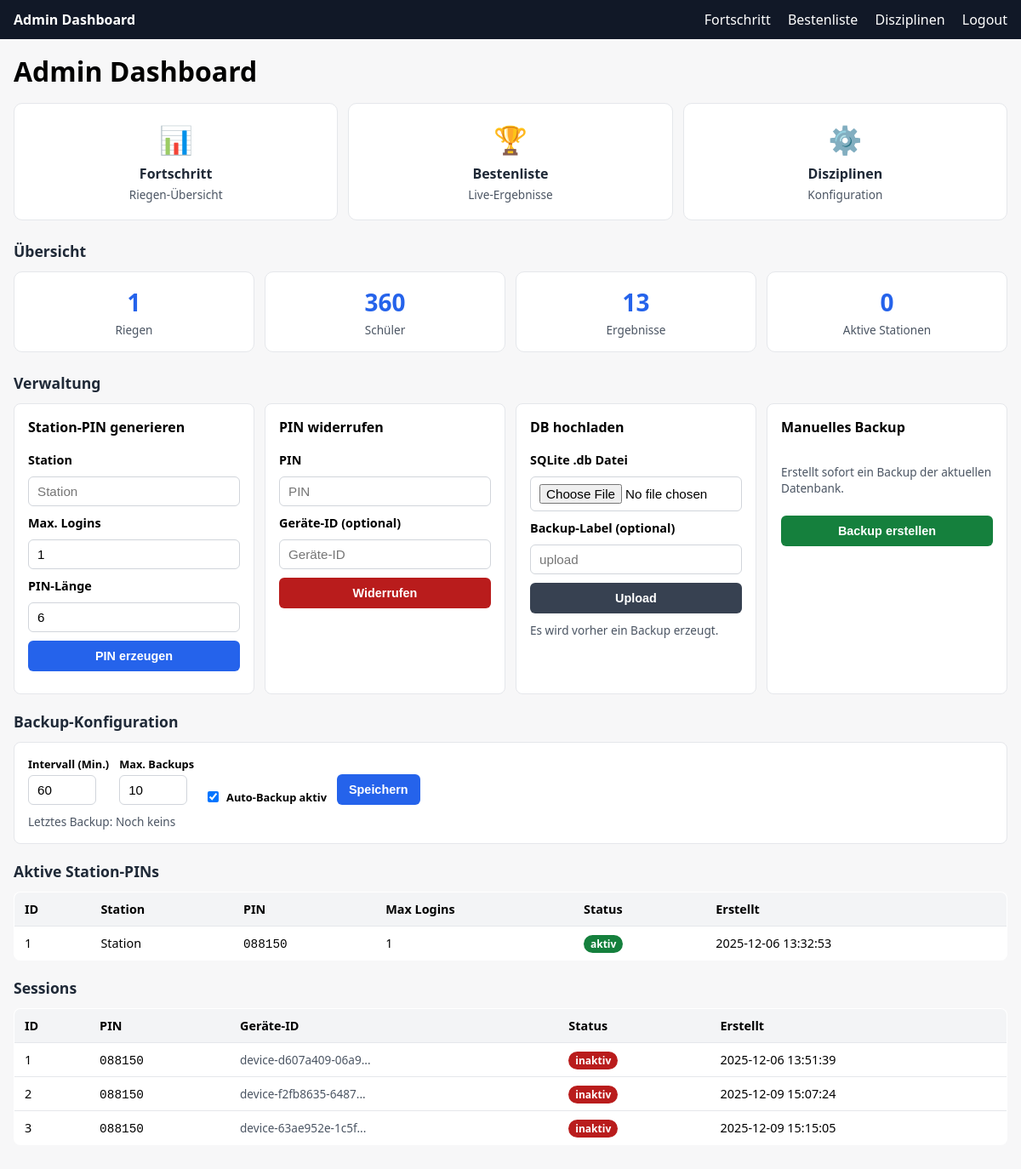
/admin (signed in), run on the app's committed database.
### tables this page shows
CREATE TABLE Station_Pin (id INTEGER PRIMARY KEY AUTOINCREMENT, station TEXT NOT NULL, pin TEXT NOT NULL UNIQUE, max_logins INTEGER NOT NULL DEFAULT 1, active INTEGER NOT NULL DEFAULT 1, created_at DATETIME DEFAULT CURRENT_TIMESTAMP, discipline TEXT);

CREATE TABLE Station_Session (id INTEGER PRIMARY KEY AUTOINCREMENT, pin TEXT NOT NULL, device_id TEXT NOT NULL, created_at DATETIME DEFAULT CURRENT_TIMESTAMP, active INTEGER NOT NULL DEFAULT 1, discipline TEXT, FOREIGN KEY (pin) REFERENCES Station_Pin(pin));

### app/routes/auth.py (the view)
@auth_bp.route("/admin", methods=["GET"])
def admin_dashboard():
    if not _require_admin():
        return redirect(url_for("auth.login"))
    db = get_db()
    pins = db.cursor.execute(
        "SELECT id, station, discipline, pin, max_logins, active, created_at FROM Station_Pin"
    ).fetchall()
    sessions_rows = db.cursor.execute(
        "SELECT id, pin, device_id, discipline, active, created_at FROM Station_Session"
    ).fetchall()
    stats = db.get_stats()
    backup_config = db.get_backup_config()
    backup_history = db.get_backup_history(limit=5)
    disziplinen = db.get_disziplinen()
    data = {
        "pins": [
            {
                "id": row[0],
                "station": row[1],
                "discipline": row[2],
                "pin": row[3],
                "max_logins": row[4],
                "active": bool(row[5]),
                "created_at": row[6],
            }
            for row in pins
        ],
        "sessions": [
            {
                "id": row[0],
                "pin": row[1],
                "device_id": row[2],
                "discipline": row[3],
                "active": bool(row[4]),
                "created_at": row[5],
            }
            for row in sessions_rows
        ],
        "stats": stats,
        "backup_config": backup_config,
        "backup_history": backup_history,
        "event_password_set": bool(db.get_setting(_EVENT_PASSWORD_KEY, None)),
        "disziplinen": disziplinen,
    }
    return render_template("admin_dashboard.html", **data)

### app/templates/admin_dashboard.html (shortened to what this page needs)
<!doctype html>
<html lang="de">
    <head>
    </head>
    <body>
        <header>
            <div><strong>Admin Dashboard</strong></div>
            <nav>
                <a href="/dashboard">Fortschritt</a>
                <a href="/stats">Bestenliste</a>
                <a href="/admin/disziplinen">Disziplinen</a>
                <a href="/logout">Logout</a>
            </nav>
        </header>
        <main>
            <h1>Admin Dashboard</h1>
            <div class="nav-cards">
                <a href="/dashboard" class="nav-card">
                    <div class="icon">📊</div>
                    <div class="title">Fortschritt</div>
                    <div class="desc">Riegen-Übersicht</div>
                </a>
                <a href="/stats" class="nav-card">
                    <div class="icon">🏆</div>
                    <div class="title">Bestenliste</div>
                    <div class="desc">Live-Ergebnisse</div>
                </a>
                <a href="/admin/disziplinen" class="nav-card">
                    <div class="icon">⚙️</div>
                    <div class="title">Disziplinen</div>
                    <div class="desc">Konfiguration</div>
                </a>
            </div>
            <h2>Übersicht</h2>
            <div class="stats-grid">
                <div class="stat-card">
                    <div class="stat-value">{{ stats.total_riegen or 0 }}</div>
                    <div class="stat-label">Riegen</div>
                </div>
                <div class="stat-card">
                    <div class="stat-value">
                        {{ stats.total_schueler or 0 }}
                    </div>
                    <div class="stat-label">Schüler</div>
                </div>
                <div class="stat-card">
                    <div class="stat-value">
                        {{ stats.total_ergebnisse or 0 }}
                    </div>
                    <div class="stat-label">Ergebnisse</div>
                </div>
                <div class="stat-card">
                    <div class="stat-value">
                        {{ stats.active_sessions or 0 }}
                    </div>
                    <div class="stat-label">Aktive Stationen</div>
                </div>
            </div>
            <h2>Verwaltung</h2>
            <div class="grid">
                <form class="card" id="generate-pin-form">
                    <h3>Station-PIN generieren</h3>
                    <label for="station">Station</label>
                    <input
                        id="station"
                        name="station"
                        type="text"
                        placeholder="Station"
                    />
                    <label for="max_logins">Max. Logins</label>
                    <input
                        id="max_logins"
                        name="max_logins"
                        type="number"
                        min="1"
                        value="1"
                        required
                    />
                    <label for="pin_length">PIN-Länge</label>
                    <input
                        id="pin_length"
                        name="pin_length"
                        type="number"
                        min="4"
                        max="10"
                        value="6"
                        required
                    />
                    <button class="primary" type="submit">PIN erzeugen</button>
                </form>
                <form class="card" id="revoke-pin-form">
                    <h3>PIN widerrufen</h3>
                    <label for="revoke_pin">PIN</label>
                    <input
                        id="revoke_pin"
                        name="pin"
                        type="text"
                        placeholder="PIN"
                        required
                    />
                    <label for="revoke_device">Geräte-ID (optional)</label>
                    <input
                        id="revoke_device"
                        name="device_id"
                        type="text"
                        placeholder="Geräte-ID"
                    />
                    <button class="danger" type="submit">Widerrufen</button>
                </form>
                <form
                    class="card"
                    id="upload-db-form"
                    method="POST"
                    action="{{ url_for('auth.admin_upload_db') }}"
                    enctype="multipart/form-data"
                >
                    <h3>DB hochladen</h3>
                    <label for="db_file">SQLite .db Datei</label>
                    <input
                        id="db_file"
                        name="db_file"
                        type="file"
                        accept=".db"
                        required
                    />
                    <label for="label">Backup-Label (optional)</label>
                    <input
                        id="label"
                        name="label"
                        type="text"
                        placeholder="upload"
                    />
                    <button class="secondary" type="submit">Upload</button>
                    <div class="muted">Es wird vorher ein Backup erzeugt.</div>
                </form>
                <div class="card">
                    <h3>Manuelles Backup</h3>
                    <p class="muted">
                        Erstellt sofort ein Backup der aktuellen Datenbank.
                    </p>
                    <button class="success" onclick="createBackup()">
                        Backup erstellen
                    </button>
                </div>
            </div>
            <h2>Backup-Konfiguration</h2>
            <div class="card">
                <div class="backup-config">
                    <div class="form-group">
                        <label for="backup-interval">Intervall (Min.)</label>
                        <input
                            type="number"
                            id="backup-interval"
                            min="5"
                            value="{{ backup_config.interval_minutes or 60 }}"
                        />
                    </div>
                    <div class="form-group">
                        <label for="backup-max">Max. Backups</label>
                        <input
                            type="number"
                            id="backup-max"
                            min="1"
                            value="{{ backup_config.max_backups or 10 }}"
                        />
                    </div>
                    <div class="form-group">
                        <label class="checkbox-label">
                            <input
                                type="checkbox"
                                id="backup-enabled"
                                {%
                                if
                                backup_config.enabled
                                %}checked{%
                                endif
                                %}
                            />
                            Auto-Backup aktiv
                        </label>
                    </div>
                    <button class="primary" onclick="updateBackupConfig()">
                        Speichern
                    </button>
                </div>
                <div class="muted">
                    Letztes Backup: {{ backup_config.last_backup or 'Noch keins'
                    }}
                </div>
            </div>
            <h2>Aktive Station-PINs</h2>
            <table>
                <thead>
                    <tr>
                        <th>ID</th>
                        <th>Station</th>
                        <th>PIN</th>
                        <th>Max Logins</th>
                        <th>Status</th>
                        <th>Erstellt</th>
                    </tr>
                </thead>
                <tbody>
                    {% if pins %} {% for pin in pins %}
                    <tr>
                        <td>{{ pin.id }}</td>
                        <td>{{ pin.station }}</td>
                        <td><code>{{ pin.pin }}</code></td>
                        <td>{{ pin.max_logins }}</td>
                        <td>
                            {% if pin.active %}
                            <span class="badge green">aktiv</span>
                            {% else %}
                            <span class="badge red">inaktiv</span>
                            {% endif %}
                        </td>
                        <td>{{ pin.created_at }}</td>
                    </tr>
                    {% endfor %} {% else %}
                    <tr>
                        <td colspan="6" class="muted">Keine PINs vorhanden.</td>
                    </tr>
                    {% endif %}
                </tbody>
            </table>
            <h2>Sessions</h2>
            <table>
                <thead>
                    <tr>
                        <th>ID</th>
                        <th>PIN</th>
                        <th>Geräte-ID</th>
                        <th>Status</th>
                        <th>Erstellt</th>
                    </tr>
                </thead>
                <tbody>
                    {% if sessions %} {% for sess in sessions %}
                    <tr>
                        <td>{{ sess.id }}</td>
                        <td><code>{{ sess.pin }}</code></td>
                        <td class="muted">{{ sess.device_id[:20] }}...</td>
                        <td>
                            {% if sess.active %}
                            <span class="badge green">aktiv</span>
                            {% else %}
                            <span class="badge red">inaktiv</span>
                            {% endif %}
                        </td>
                        <td>{{ sess.created_at }}</td>
                    </tr>
                    {% endfor %} {% else %}
                    <tr>
                        <td colspan="5" class="muted">
                            Keine Sessions vorhanden.
                        </td>
                    </tr>
                    {% endif %}
                </tbody>
            </table>
        </main>
    </body>
</html>

### data on the page
Station_Pin: id "1", station "Station", pin "088150", max_logins "1", active "aktiv", created_at "2025-12-06 13:32:53"
Station_Session: id "1", pin "088150", device_id "device-d607a409-06a9", active "inaktiv", created_at "2025-12-06 13:51:39"
Station_Session: id "2", pin "088150", device_id "device-f2fb8635-6487", active "inaktiv", created_at "2025-12-09 15:07:24"
Station_Session: id "3", pin "088150", device_id "device-63ae952e-1c5f", active "inaktiv", created_at "2025-12-09 15:15:05"

### other printed values
{{ stats.total_riegen or 0 }} "1"
{{ stats.total_schueler or 0 }} "360"
{{ stats.total_ergebnisse or 0 }} "13"
{{ stats.active_sessions or 0 }} "0"
{{ backup_config.last_backup or 'Noch keins' }} "Noch keins"
